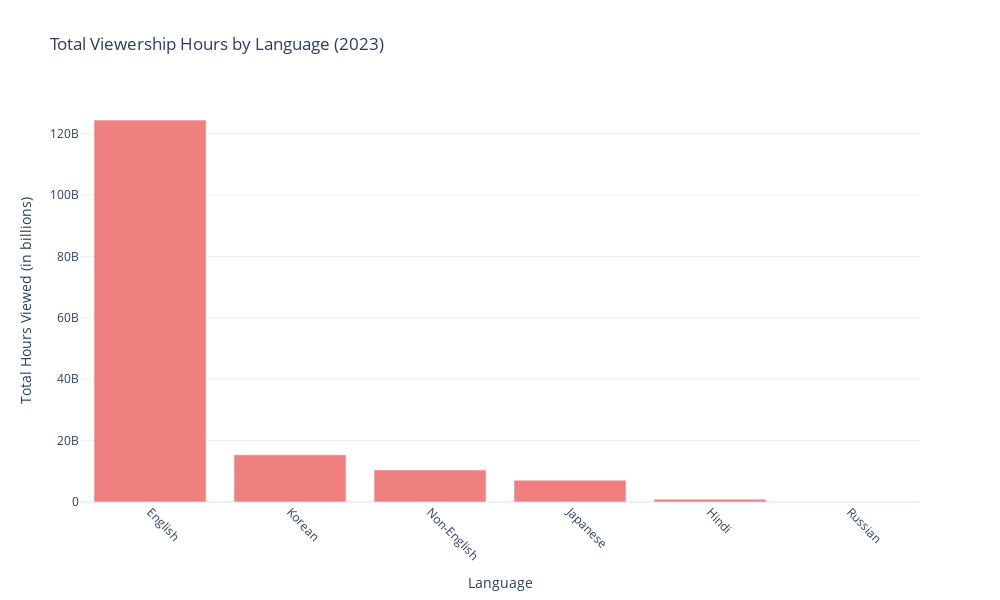

The notebook cell saved with this chart:
### Markdown cell above
#### Analyzing the distribution of viewership across different languages to understand which languages are contributing the most to Netflix’s content consumption

### Code cell
language_viewership = netflix_data.groupby('Language Indicator')['Hours Viewed'].sum().sort_values(ascending=False)

fig = go.Figure(data=[
    go.Bar(
        x=language_viewership.index,
        y=language_viewership.values,
        marker_color='lightcoral'
    )
])

fig.update_layout(
    title='Total Viewership Hours by Language (2023)',
    xaxis_title='Language',
    yaxis_title='Total Hours Viewed (in billions)',
    xaxis_tickangle=45,
    height=600,
    width=1000
)

iplot(fig)

### Figure 1 — Plotly figure (JSON) as saved in the notebook; plotly's stock layout.template omitted (floating-point values rounded to 4 significant figures)
{"data": [{"marker": {"color": "lightcoral"}, "type": "bar", "x": ["English", "Korean", "Non-English", "Japanese", "Hindi", "Russian"], "y": [124441700000, 15378400000, 10439100000, 7102000000, 926100000, 114600000]}], "layout": {"height": 600, "title": {"text": "Total Viewership Hours by Language (2023)"}, "width": 1000, "xaxis": {"tickangle": 45, "title": {"text": "Language"}}, "yaxis": {"title": {"text": "Total Hours Viewed (in billions)"}}}}
